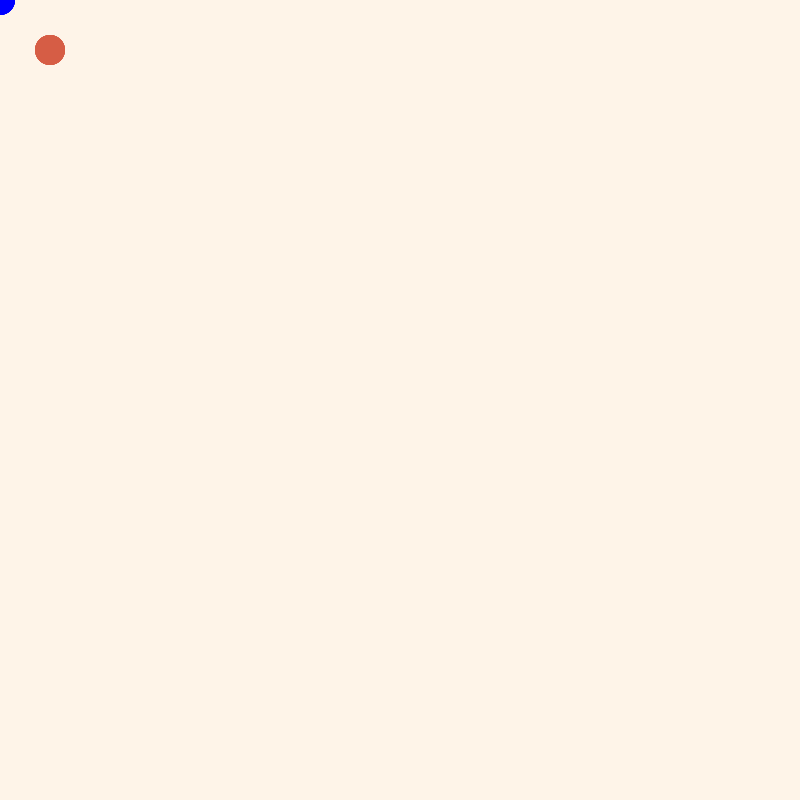
Frame 1 (no input)
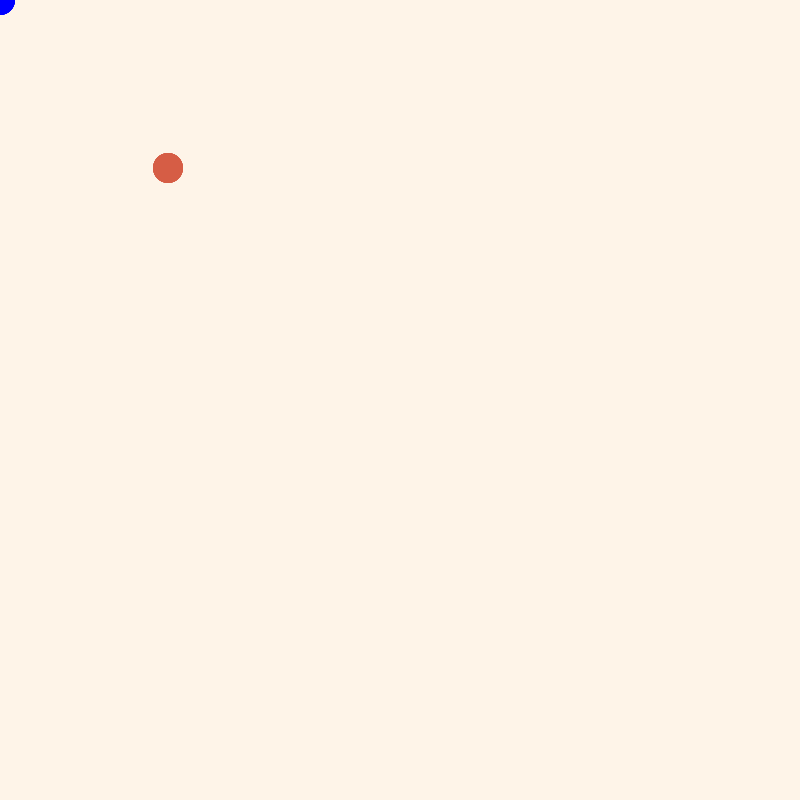
Frame 60 (the mouse pressed at the canvas centre just before this capture)
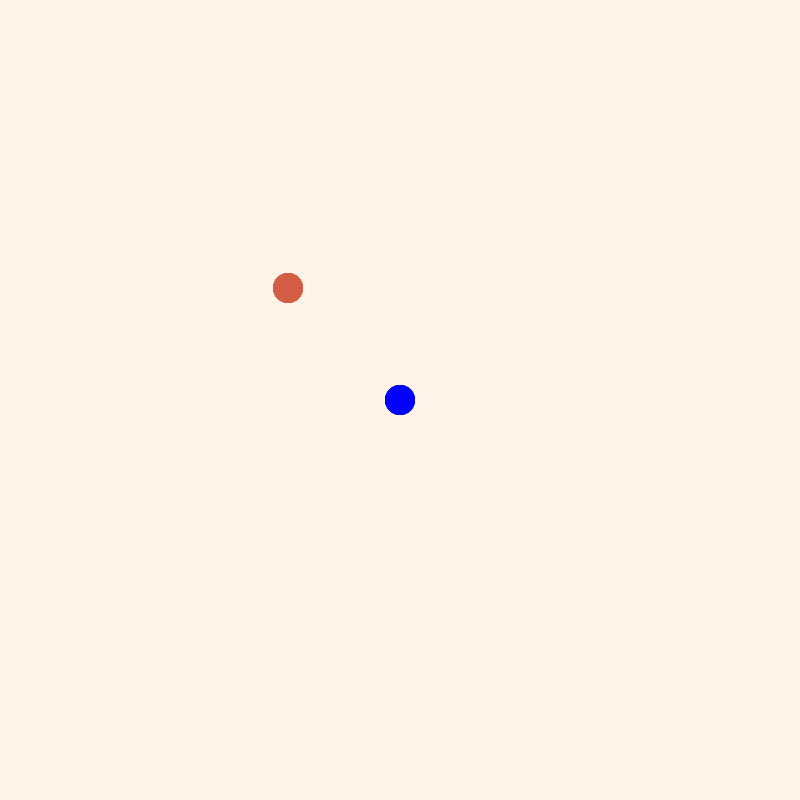
Frame 120 (the mouse held since frame 60 and released just before this capture)

The Processing sketch that drew these frames (run headless with seeded random() and noise(); from frame 60 on, the mouse is pressed at the canvas centre):

// Processing sketch: BouncingBall
// ── BouncingBall.pde
Ball[] balls;
Ball specialBall;

float xPos = width/2; // Centre of x axis
float yPos = height/2; // Centre of y axis

void setup()
{
  size(800, 800);
  balls = new Ball[10];
  specialBall = new Ball(mouseX, mouseY);
  specialBall.colour = color(0, 0, 255);

  for (int i = 0; i < 10; i++) {
    balls[i] = new Ball(xPos, yPos);
  }
}

void draw()
{
  background(254, 244, 232);

  for (int index = 0; index < 5; index++) {
    balls[index].draw();
    balls[index].move();

    specialBall.position = new PVector(mouseX, mouseY);
    specialBall.draw();

    if ( dist(specialBall.position.x, specialBall.position.y, balls[index].position.x, balls[index].position.y) < 30 ) {
      println("Collision");
    }
    
    //specialBall.move();
  }
}

// ── ball.pde
class Ball {

  PVector position;    // Position of the ball.
  PVector velocity;    // Amount it moves on each redraw.
  float radius;        // Radius of ball.
  color colour;        // Colour of ball.
  // 

  Ball(float xPos, float yPos) {
    position = new PVector(xPos, yPos);
    velocity = new PVector(2 , 2);
    radius = 15;
    colour   = color(214, 93, 69);
  }

  void draw() {
    // Draw the ball.
    noStroke();
    fill(colour);
    ellipse(position.x, position.y, 2*radius, 2*radius);
  }

  void move() {
    // Update the ball position according to the velocity values.
    position.x = position.x + velocity.x;
    position.y = position.y + velocity.y;

    if (position.x - radius < 0 && velocity.x < 0)
    {
      // Escaping to the left, start moving right.
      velocity.x = -1*velocity.x;
    } else if (position.x + radius > width && velocity.x > 0)
    {
      // Escaping to the right, start moving left.
      velocity.x = -1*velocity.x;
    }

    if (position.y - radius < 0 && velocity.y < 0)
    {
      // Escaping upwards, start moving down.
      velocity.y = -1*velocity.y;
    } else if (position.y + radius > height && velocity.y > 0)
    {
      // Escaping downwards, start moving up.
      velocity.y = -1*velocity.y;
    }
  }
}
